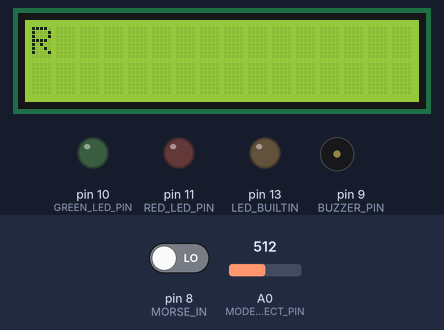
The program below on a simulated Arduino Uno, built with avr-gcc and run on an emulated ATmega328P. On the bench: 16×2 character LCD, output pins drawn as LEDs (lit = HIGH), buzzer (waves = sounding). The test bench sets the inputs (shaded band); at power-on: A0 (MODE_SELECT_PIN) = 512, pin 8 (MORSE_IN) LOW. Random numbers use the default seed unless the program sets one; what the program prints to the serial monitor is not drawn.

Above: at 1.2 s.
1.3 s: A0 (MODE_SELECT_PIN) set to 469
2.8 s: A0 (MODE_SELECT_PIN) set to 443
At 4.6 s:
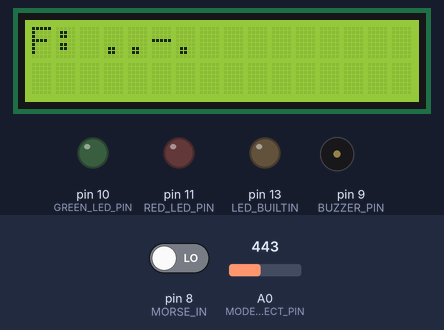
5.0 s: A0 (MODE_SELECT_PIN) set to 511
At 6.2 s:
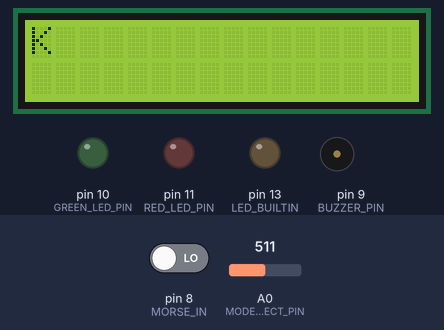
7.2 s: A0 (MODE_SELECT_PIN) set to 306
At 9.1 s:
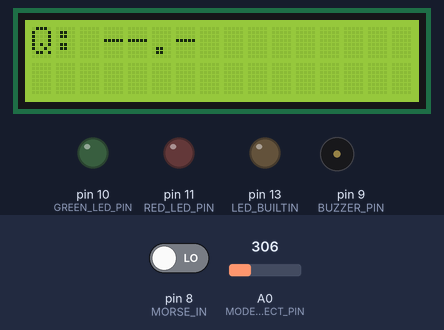
9.4 s: A0 (MODE_SELECT_PIN) set to 716
At 10.7 s:
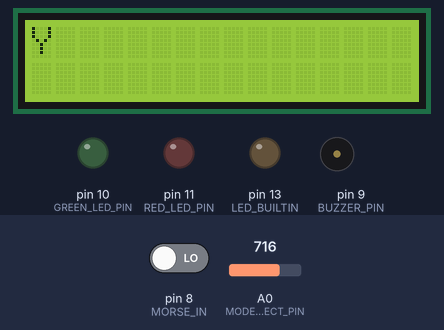
11.6 s: pin 8 (MORSE_IN) driven HIGH
At 12.9 s:
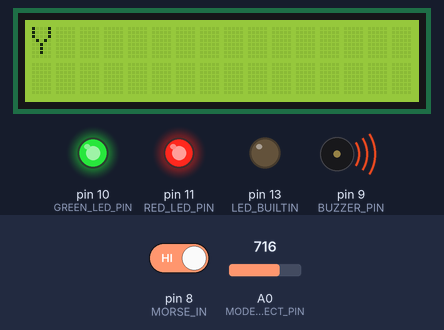
Timing chart, 0 to 14.1 s (numbered marks = the images above; inputs shaded):
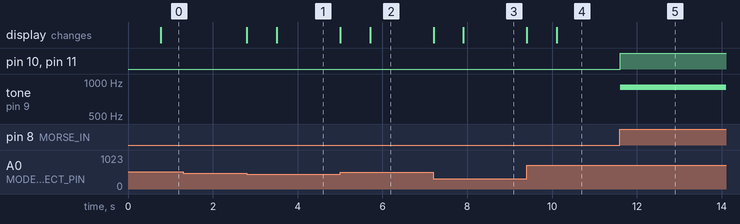

The program:

main.cpp
```cpp
#include <Arduino.h>
#include <avr/pgmspace.h> // For storing strings in program memory
#include <LiquidCrystal.h>

//Arduino pin definations
#define MORSE_IN 8
#define MODE_SELECT_PIN A0
#define BUZZER_PIN 9
#define GREEN_LED_PIN 10
#define RED_LED_PIN 11

//Function declarations
char detectButtonPress();
String getMorseEntry(char letter);
void modeSelect();
void practice();
void display(String message);
char nextLetter();

//Constants
const uint32_t DEBOUNCETIME = 50; // Minimum time to debounce a button press
const uint32_t DASHTIME = 200; // Minimum time to consider a button press as a dash
const uint32_t REFRESHTIME = 1000; // Time to refresh input state

enum Mode {
  LEARN,
  TEST,
  NONE
};

Mode currentMode = NONE;

// LCD pin configuration: RS, E, D4, D5, D6, D7
LiquidCrystal lcd(7, 6, 5, 4, 3, 2);

int score = 0;

void setup() {
  Serial.begin(9600);
  pinMode(LED_BUILTIN, OUTPUT);
  pinMode(MORSE_IN, INPUT);
  pinMode(BUZZER_PIN, OUTPUT);
  pinMode(GREEN_LED_PIN, OUTPUT);
  pinMode(RED_LED_PIN, OUTPUT);
  lcd.begin(16, 2); // Initialize a 16x2 LCD
  lcd.clear();
}

void loop() {
  String input = "";
  Mode previousMode = currentMode; // Track previous mode

  // Get an english letter and it's morse representation
  char letter = nextLetter();
  String morseCode = getMorseEntry(letter);

  // construct display string based on mode
  String displayString = String(letter);
  if (currentMode == LEARN) {
    displayString += ": " + morseCode;
  }
  // Display the target on the LCD (first line)
  lcd.clear();
  lcd.setCursor(0, 0);
  lcd.print(displayString);

  while (input != morseCode) {
    modeSelect();
    if (currentMode != previousMode) {
      // Show mode change message on LCD
      lcd.clear();
      lcd.setCursor(0, 0);
      if (currentMode == LEARN) {
        lcd.print("Learn mode");
      } else if (currentMode == TEST) {
        lcd.print("Test mode");
      } else {
        lcd.print("Mode changed");
      }
      delay(700); // Show message for 1 second
      break; // Exit the while loop if mode changes
    }
    char buttonPress = detectButtonPress();
    // Show user input on second line
    lcd.setCursor(0, 1);
    lcd.print("                "); // Clear second line
    lcd.setCursor(0, 1);
    lcd.print(input);

    // Glow both LEDs while button is pressed
    if (digitalRead(MORSE_IN) == HIGH) {
      tone(BUZZER_PIN, 900); // Morse input tone
      digitalWrite(GREEN_LED_PIN, HIGH);
      digitalWrite(RED_LED_PIN, HIGH);
    } else {
      noTone(BUZZER_PIN);
      digitalWrite(GREEN_LED_PIN, LOW);
      digitalWrite(RED_LED_PIN, LOW);
    }

    if (buttonPress == 'd' || buttonPress == '\0') {
      continue; // debounce, ignore this press
    }
    else if (buttonPress == 'r') {
      Serial.println("Refreshing input state...");
      lcd.setCursor(0, 1);
      lcd.print("refreshing input...");
      delay(400); // Show message for 1 second
      input = ""; // Reset input state
      continue; // Refresh input state
    }
    else if (buttonPress == '.' || buttonPress == '-') {
      input += buttonPress;
      Serial.print(buttonPress);
      if (input == morseCode) {
        Serial.println(" : Correct input!");
        // Show success message on LCD
        lcd.setCursor(0, 1);
        lcd.print("Correct!         ");
        tone(BUZZER_PIN, 1500, 300); // High pitch for correct
        digitalWrite(GREEN_LED_PIN, HIGH);
        digitalWrite(RED_LED_PIN, LOW);
        if (currentMode == TEST) {
          score++;
          lcd.setCursor(0, 1);
          lcd.print("Score: ");
          lcd.print(score);
          delay(700);
        }
        delay(400); // Show message for 1 second
        noTone(BUZZER_PIN);
        digitalWrite(GREEN_LED_PIN, LOW);
        input = ""; // Reset input after correct entry
        morseCode = ""; // Reset morseCode to empty to trigger while loop exit
      } else if (input.length() == morseCode.length()) {
        // If input is wrong and length matches, show wrong
        lcd.setCursor(0, 1);
        lcd.print("Wrong!           ");
        tone(BUZZER_PIN, 400, 500); // Low pitch for wrong
        digitalWrite(GREEN_LED_PIN, LOW);
        digitalWrite(RED_LED_PIN, HIGH);
        if (currentMode == TEST) {
          score = 0;
          lcd.setCursor(0, 1);
          lcd.print("Score: 0        ");
          delay(700);
          lcd.setCursor(0, 1);
          lcd.print("score reset     ");
          delay(700);
        }
        delay(500);
        noTone(BUZZER_PIN);
        digitalWrite(RED_LED_PIN, LOW);
        input = "";
      }
    }
  }
  noTone(BUZZER_PIN); // Ensure buzzer is off after loop
}


// Function to detect button press and return the type of press
// Returns "dot", "dash", or "debounce" based on the duration of the button press
char detectButtonPress() {
  uint32_t currentMillis = millis();
  static uint32_t lastMillis = 0;
  bool buttonState = digitalRead(MORSE_IN);
  static bool lastButtonState = buttonState;

  char result = '\0';

  if (buttonState != lastButtonState) {
    lastButtonState = buttonState;
    if (buttonState == HIGH) {
      lastMillis = currentMillis;
    } else {
      uint32_t duration = currentMillis - lastMillis;
      if (duration > REFRESHTIME) {
        result = 'r';
      }
      else if (duration >= DASHTIME) {
        result = '-';
      }
      else if (duration >= DEBOUNCETIME) {
        result = '.';
      }
      else {
        result = 'd';
      }
    }
  }
  return result;
}

// Morse code table
// Define a structure to hold Morse code letters and their corresponding codes
struct morseEntry {
  char letter;
  char* code;
};

// The Morse code strings are stored in program memory to save RAM space
const morseEntry morseTable[] PROGMEM = {
  {'A', ".-"},
  {'B', "-..."},
  {'C', "-.-."},
  {'D', "-.."},
  {'E', "."},
  {'F', "..-."},
  {'G', "--."},
  {'H', "...."},
  {'I', ".."},
  {'J', ".---"},
  {'K', "-.-"},
  {'L', ".-.."},
  {'M', "--"},
  {'N', "-."},
  {'O', "---"},
  {'P', ".--."},
  {'Q', "--.-"},
  {'R', ".-."},
  {'S', "..."},
  {'T', "-"},
  {'U', "..-"},
  {'V', "...-"},
  {'W', ".--"},
  {'X', "-..-"},  {'X', "-..-"},

  {'Y', "-.--"},
  {'Z', "--.."}
};


// Function to get Morse code entry for a specific letter
String getMorseEntry(char letter) {
  const int MORSE_TABLE_SIZE = sizeof(morseTable) / sizeof(morseEntry);
  if (letter < 'A' || letter > 'Z') {
    return ""; // Return empty string for invalid letters
  }
  return (char*) pgm_read_word(&morseTable[letter - 'A'].code);
}

char nextLetter() {
  int randomIndex = random(0, 26);
  return randomIndex + 'A';
}

void display(String message ) {
  // Now handled by LCD logic above, so this can be empty or used for debug
}

void modeSelect() {
  int potValue = analogRead(MODE_SELECT_PIN);
  if (potValue < 1023/2 - 50) {
    if (currentMode != LEARN) Serial.println("Entering learn mode...");
    currentMode = LEARN;
  }
  else {
    if (currentMode != TEST) Serial.println("Entering test mode...");
    currentMode = TEST;
  }
}
```

Measured:
- the behaviour switches between 461 and 460 on A0 (MODE_SELECT_PIN) (found by bisection; images 0 and 1)
- after the input at 1.3 s, every drawn part: stays the same
- after the input at 2.8 s, the display: first changes at once (image 1 shows a later state)
- after the input at 5.0 s, the display: first changes at once (image 2 shows a later state)
- after the input at 7.2 s, the display: first changes at once (image 3 shows a later state)
- after the input at 9.4 s, the display: first changes at once (image 4 shows a later state)
- after the input at 11.6 s, pin 10 (GREEN_LED_PIN), pin 11 (RED_LED_PIN): LOW → HIGH at once; tone on pin 9 (BUZZER_PIN): silent → 900 Hz at once
